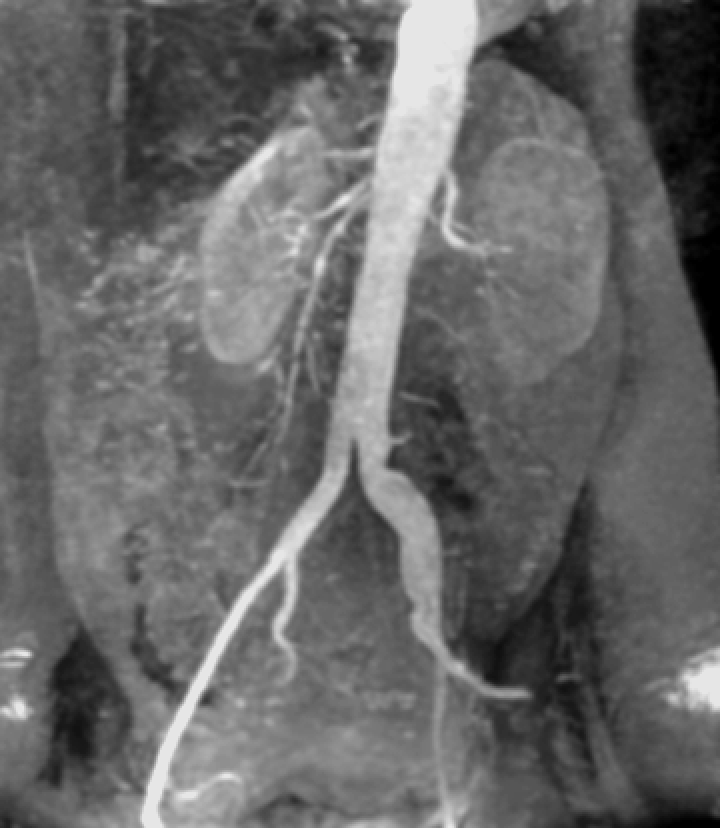
#> input picture chapter2/image/Fig0312(a)(kidney).tif, 720 x 828 px, found by its file name
$ python '3.2.4.1、graylevellayering.py'
#> lines starting #> are read from the running program, lines starting #| are printed output that depends on the picture; after the words box and inside, x2 and y2 are one past the last pixel; in counts of white or black regions, pixels touching at a corner belong together
#> further down, original is the input picture: shape (828, 720); min 0, max 230, mean 103.5
import cv2
import sys
sys.path.append("../chapter2")


def graylevel(x):
    image = x.copy()
    height, width = image.shape
#> height = 828; width = 720
    map = []
    for i in range(256):
        if i > 145 and i < 240:
            map.append(255)
        else:
            map.append(0)
    print(map)
    for rows in range(height):
        for cols in range(width):
            image[rows, cols] = map[image[rows, cols]]
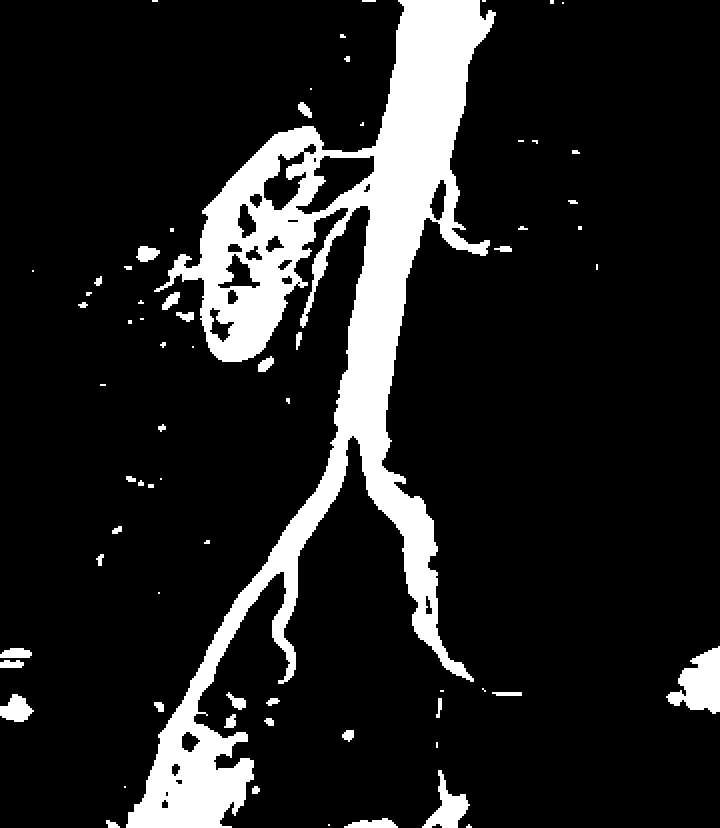
#> image: shape (828, 720); 13.3% white; 68 white regions (25 under 20 px), largest, box (x1, y1, x2, y2) and area: (126, 0, 496, 828) 71572, (666, 646, 720, 714) 2172, (422, 770, 470, 828) 1120
    return image


def graylevel1(x, r1, r2, s):
#> called with r1 = 80, r2 = 146, s = 0
    image = x.copy()
    height, width = image.shape
#> height = 828; width = 720
    map = []
    for i in range(256):
        if i > r1 and i < r2:
            map.append(s)
        else:
            map.append(i)
    print(map)
    for rows in range(height):
        for cols in range(width):
            image[rows, cols] = map[image[rows, cols]]
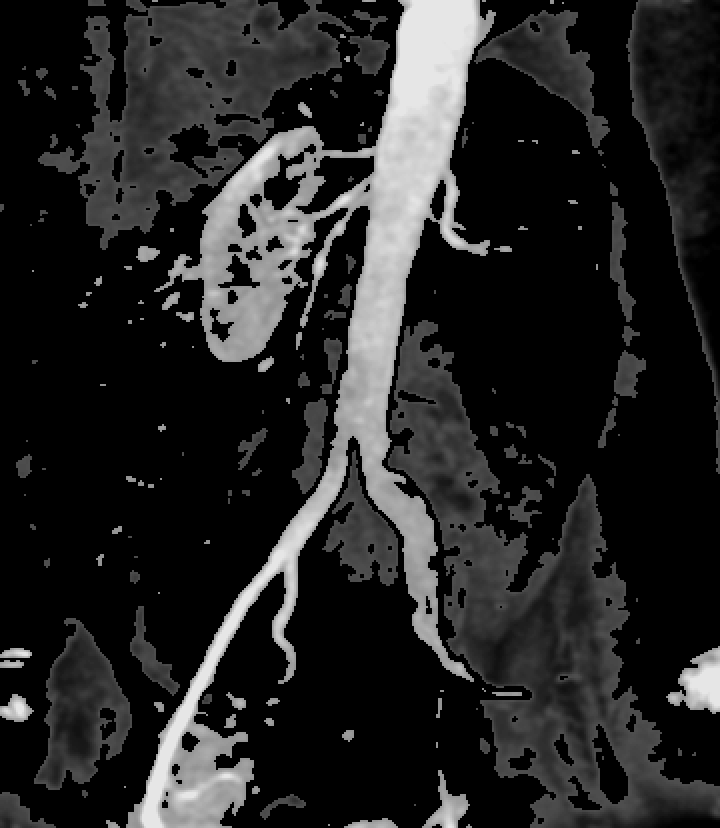
#> image: shape (828, 720); min 0, max 230, mean 37.5
    return image


if __name__ == '__main__':
    original = cv2.imread('./chapter2/imgae/Fig0312(a)(kidney).tif',
                          cv2.IMREAD_GRAYSCALE)
    cv2.imshow('original', original)
    transform = graylevel(original)
    transform1 = graylevel1(original, 80, 146, 0)
    cv2.imshow('b', transform)
    cv2.imshow('c', transform1)
    cv2.waitKey()
